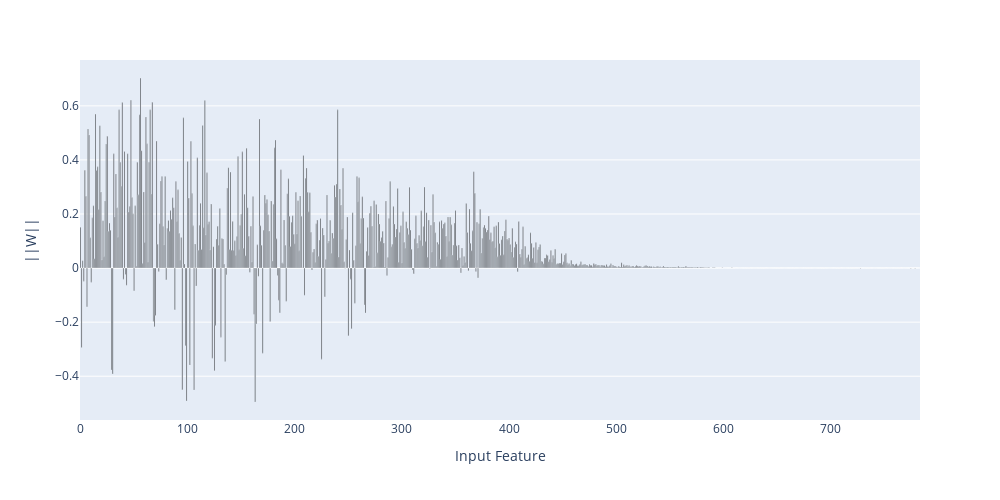

Source (notebook cell):
### Code cell
# norm_diff = norms_l1 - norms_bimt
# x = torch.arange(n_features)
# width = 0.9
# fig = px.bar(x=x.detach().numpy(), y=norm_diff.detach().numpy(), width=1000)
# fig.update_traces(marker_color='black')
# fig.update_xaxes(title_text='Input Feature')
# fig.update_yaxes(title_text='||W||')
# fig.update_layout(width=1000, height=500)
# fig.show()

### Figure 1 — Plotly figure (JSON) as saved in the notebook; plotly's stock layout.template omitted (floating-point values rounded to 4 significant figures; data arrays with more than 128 entries replaced by an {"elided": "..."} marker saying what was removed)
{"data": [{"alignmentgroup": "True", "hovertemplate": "x=%{x}<br>y=%{y}<extra></extra>", "legendgroup": "", "marker": {"color": "black", "pattern": {"shape": ""}}, "name": "", "offsetgroup": "", "orientation": "v", "showlegend": false, "textposition": "auto", "type": "bar", "x": {"elided": "784 int values"}, "xaxis": "x", "y": {"elided": "784 float values"}, "yaxis": "y"}], "layout": {"barmode": "relative", "height": 500, "legend": {"tracegroupgap": 0}, "margin": {"t": 60}, "width": 1000, "xaxis": {"anchor": "y", "domain": [0, 1], "title": {"text": "Input Feature"}}, "yaxis": {"anchor": "x", "domain": [0, 1], "title": {"text": "||W||"}}}}
